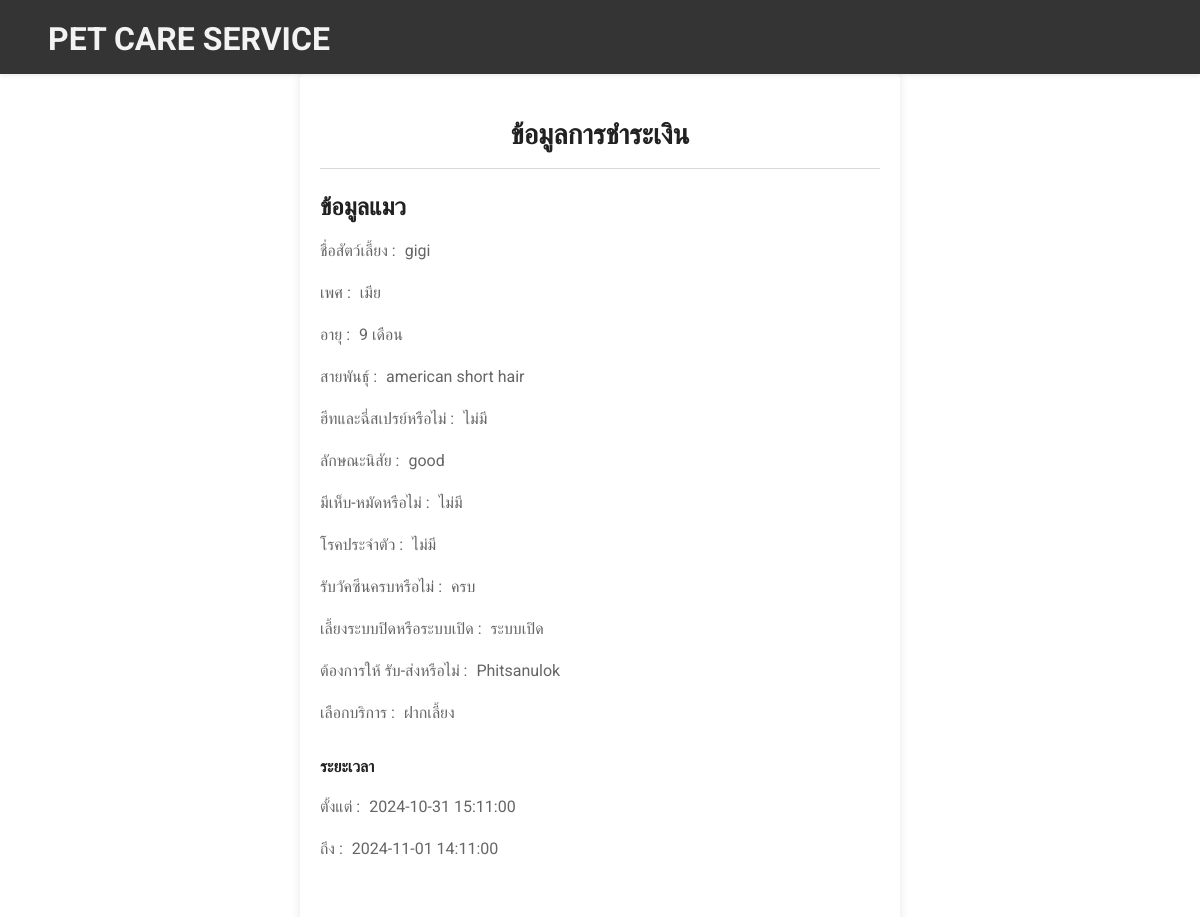
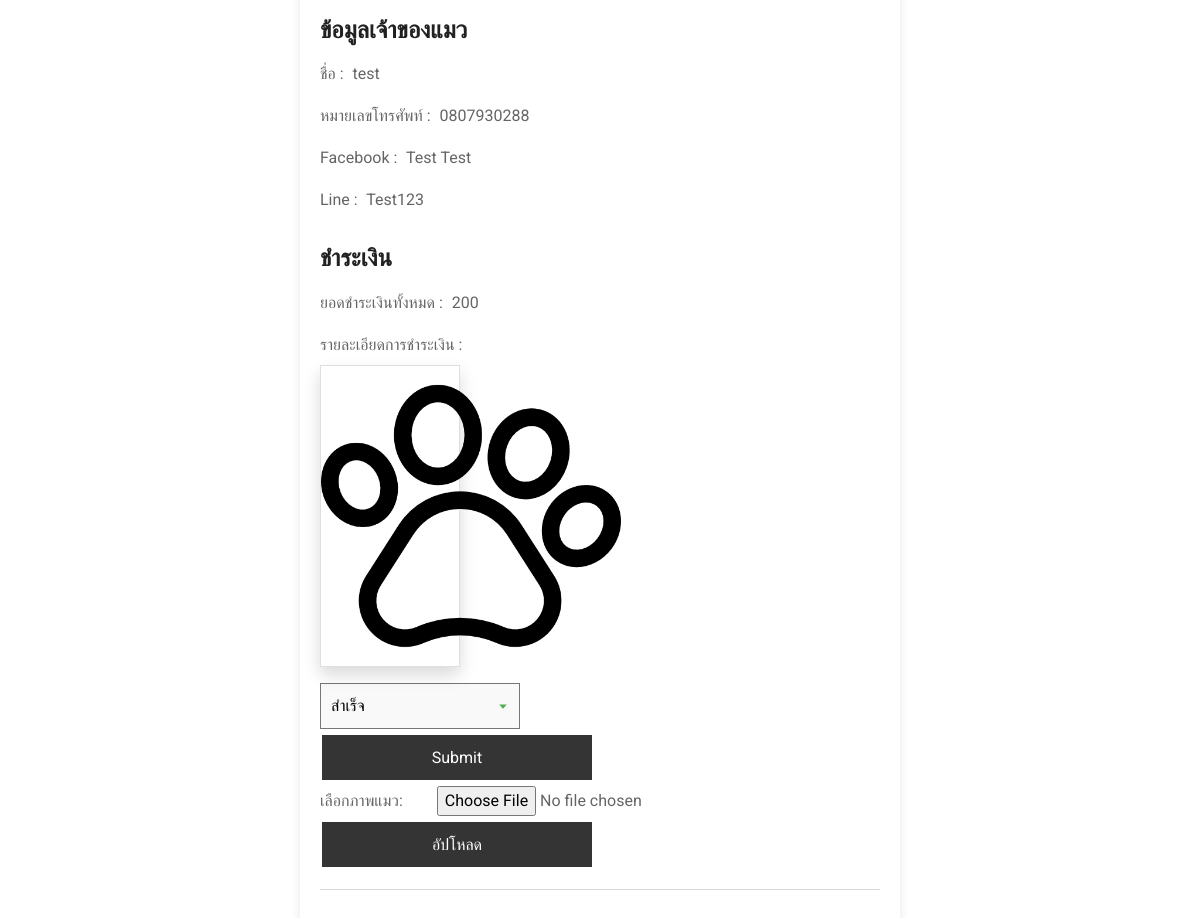
Screenshot of /servicecatdetail.php?id=19 (signed in) with the database file from the repository (2 pictures, top to bottom).
### tables this page shows
CREATE TABLE `catservice` (
  `catID` int(11) NOT NULL,
  `catname` varchar(255) NOT NULL,
  `catgender` enum('ผู้','เมีย') NOT NULL,
  `catage` varchar(100) NOT NULL,
  `catspicies` varchar(255) DEFAULT NULL,
  `catheat` enum('มี','ไม่มี') NOT NULL,
  `catbehavior` varchar(255) DEFAULT NULL,
  `cattick` enum('มี','ไม่มี') NOT NULL,
  `catcongen` varchar(255) NOT NULL,
  `catvac` enum('ครบ','ไม่ครบ') NOT NULL,
  `catrs` enum('ระบบปิด','ระบบเปิด') NOT NULL,
  `cattrans` text NOT NULL,
  `catservices` varchar(255) NOT NULL,
  `cdatetimestartc` datetime NOT NULL,
  `cdatetimeendc` datetime NOT NULL,
  `userID` int(11) NOT NULL,
  `username` varchar(255) NOT NULL,
  `phone` varchar(10) NOT NULL,
  `facebook` varchar(255) NOT NULL,
  `line` varchar(100) NOT NULL,
  `total_price` int(11) NOT NULL,
  `status` varchar(255) NOT NULL
);

### servicecatdetail.php (the view, shortened to what this page needs)
<?php
include('config/connect.php');
if (isset($_GET['id'])) {
    $catID = intval($_GET['id']);
    $sqlCatDetail = "SELECT * FROM catservice WHERE catID = ?";
    $stmt = $conn->prepare($sqlCatDetail);
    $stmt->bind_param("i", $catID);
    $stmt->execute();
    $resultCatDetail = $stmt->get_result();
    if ($resultCatDetail->num_rows > 0) {
        $catDetail = $resultCatDetail->fetch_assoc();
    } else {
        echo "ไม่พบรายละเอียดสำหรับสุนัขนี้.";
        exit;
    }
} else {
    echo "คำขอไม่ถูกต้อง.";
    exit;
}
$query = $conn->prepare("SELECT * FROM catreceipt WHERE catID = ? ORDER BY uploaded_on DESC");
$query->bind_param("i", $catID);
$query->execute();
$result = $query->get_result();
$images = [];
if ($result->num_rows > 0) {
    while ($row = $result->fetch_assoc()) {
        $images[] = 'eslip/' . $row['ceslip'];
    }
}
?>
<!DOCTYPE html>
<html lang="en">
<head>
    <link href="css/bootstrap.min.css" rel="stylesheet">
    <link href="css/style.css" rel="stylesheet">
</head>
<body>
    <?php if (isset($_SESSION['adminID'])): ?>
    <nav class="navbar navbar-expand-lg navbar-light shadow-sm " style="background-color:#343434;">
        <a href="adminindex.php" class="navbar-brand ms-lg-5">
            <h1 class="m-0 text-uppercase text-light"><font size="6" >Pet care service</font></h1>
        </a>
    </nav>
    <div class="container">
        <h3 class="mt-4 text-center">ข้อมูลการชำระเงิน</h3>
        <hr>
        <form action="catstatus.php" method="post" enctype="multipart/form-data" id="catServiceForm" onsubmit="return validateForm()">
            <div class="mb-3">
                <h4 class="mt-4 ">ข้อมูลแมว</h4>
                <label for="catname" class="form-label">ชื่อสัตว์เลี้ยง :</label>
                <?php echo htmlspecialchars($catDetail['catname']); ?><br>
                <label for="catgender" class="form-label ">เพศ :</label>
                <?php echo htmlspecialchars($catDetail['catgender']); ?><br>
                <label for="catage" class="form-label ">อายุ :</label>
                <?php echo htmlspecialchars($catDetail['catage']); ?><br>
                <label for="catspicies" class="form-label">สายพันธุ์ :</label>
                <?php echo htmlspecialchars($catDetail['catspicies']); ?><br>
                <label for="catbark" class="form-label">ฮีทและฉี่สเปรย์หรือไม่ :</label>
                <?php echo htmlspecialchars($catDetail['catheat']); ?><br>
                <label for="catbehavior" class="form-label">ลักษณะนิสัย :</label>
                <?php echo htmlspecialchars($catDetail['catbehavior']); ?><br>
                <label for="cattick" class="form-label">มีเห็บ-หมัดหรือไม่ :</label>
                <?php echo htmlspecialchars($catDetail['cattick']); ?><br>
                <label for="catcongen" class="form-label">โรคประจำตัว :</label>
                <?php echo htmlspecialchars($catDetail['catcongen']); ?><br>
                <label for="catvac" class="form-label">รับวัคซีนครบหรือไม่ :</label>
                <?php echo htmlspecialchars($catDetail['catvac']); ?><br>
                <label for="catrs" class="form-label">เลี้ยงระบบปิดหรือระบบเปิด :</label>
                <?php echo htmlspecialchars($catDetail['catrs']); ?><br>
                <label for="cattrans" class="form-label">ต้องการให้ รับ-ส่งหรือไม่ :</label>
                <?php echo htmlspecialchars($catDetail['cattrans']); ?><br>
                <label for="catservices" class="form-label">เลือกบริการ :</label>
                <?php echo htmlspecialchars($catDetail['catservices']); ?><br>
                <h6 class="mt-4 ">ระยะเวลา</h6>
                <label for="ddatetimestartd" class="form-label">ตั้งแต่ :</label>
                <?php echo htmlspecialchars($catDetail['cdatetimestartc']); ?><br>
                <label for="ddatetimeendd" class="form-label">ถึง :</label>
                <?php echo htmlspecialchars($catDetail['cdatetimeendc']); ?><br>
            </div><br>
            <div class="mb-3">
                <h4 class="mt-4 ">ข้อมูลเจ้าของแมว</h4>
                <label for="username" class="form-label">ชื่อ :</label>
                <?php echo htmlspecialchars($catDetail['username']); ?><br>
                <label for="phone" class="form-label">หมายเลขโทรศัพท์ :</label>
                <?php echo htmlspecialchars($catDetail['phone']); ?><br>
                <label for="facebook" class="form-label">Facebook :</label>
                <?php echo htmlspecialchars($catDetail['facebook']); ?><br>
                <label for="line" class="form-label">Line :</label>
                <?php echo htmlspecialchars($catDetail['line']); ?><br>
            </div>
            <div class="mb-3">
                <h4 class="mt-4">ชำระเงิน</h4>
                <label for="total_price" class="form-label">ยอดชำระเงินทั้งหมด :</label>
                <?php echo htmlspecialchars($catDetail['total_price']); ?><br>
                <label for="deslip" class="form-label">รายละเอียดการชำระเงิน :</label>
                <?php if (!empty($images)): ?>
                <?php foreach ($images as $imageURL): ?>
                    <div class="col-sm-6 col-lg-4 col-xl-3">
                        <div class="card shadow h-100">
                            <img src="<?php echo $imageURL ?>" alt="" width="100%" class="card-img">
                        </div>
                    </div>
                <?php endforeach; ?>
            <?php else: ?>
                <p>No image found...</p>
            <?php endif; ?>
            </div>
            <select name="status" class="custom-select" id="status">
        <option value="สำเร็จ" <?php if ($catDetail['status'] == 'สำเร็จ') echo 'selected'; ?>>สำเร็จ</option>
        </select><br>
            <button type="submit" name="catstatus" class="btn1">Submit</button>
        </form>
        <form action="upload_cat_image.php" method="post" enctype="multipart/form-data">
            <label for="image">เลือกภาพแมว:</label>
            <input type="file" name="image" id="image" >
            <button type="submit" name="upload_image" class="btn1">อัปโหลด</button>
        </form>
        <hr>
    </div>
    <?php endif; ?>
</body>
</html>

### css/style.css (style rules this page uses)
:root { --primary: #343434; --secondary: #343434; --light: #F3F3F3; --dark: #212121; }

### servicecatdetail.php (style rules this page uses)
.custom-select { width: 200px; padding: 10px; border: 2px solid #343434 border-radius: 5px; background-color: #f9f9f9; font-size: 16px; appearance: none; background-repeat: no-repeat; background-position: right 10px center; background-size: 12px; cursor: pointer; }
.card-img { width: 300px; height: auto; }
body { margin: 0; padding: 0; font-family: 'Roboto', sans-serif; }
.container { max-width: 600px; padding: 20px; border-radius: 5px; box-shadow: 0 0 10px rgba(0, 0, 0, 0.1); margin: auto; }
.btn1 { font-family: 'Roboto', sans-serif; background-color: #343434; border: none; color: white; padding: 16px 32px; text-align: center; text-decoration: none; display: inline-block; font-size: 16px; margin: 6px 2px; transition-duration: 0.4s; cursor: pointer; width: 270px; height: 45px; line-height: 0px; }
.form-label { display: inline-block; margin-right: 5px; margin-top: 10px; }
label { margin-right: 30px; }

### rows the page displays
catservice: catname "gigi", catgender "เมีย", catage "9 เดือน", catspicies "american short hair", catheat "ไม่มี", catbehavior "good", cattick "ไม่มี", catcongen "ไม่มี", catvac "ครบ", catrs "ระบบเปิด", cattrans "Phitsanulok", catservices "ฝากเลี้ยง", cdatetimestartc "2024-10-31 15:11:00", cdatetimeendc "2024-11-01 14:11:00", username "test", phone "0807930288", facebook "Test Test", line "Test123", total_price "200", status "สำเร็จ"
